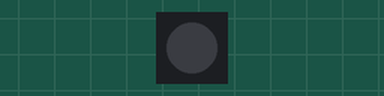
Bench run of a sketch on a simulated Arduino Uno, built with avr-gcc and run on an emulated ATmega328P. On the bench: 1 RGB LEDs in strip order, left to right. Dim RGB values are drawn brighter than linear; what the sketch prints to the serial monitor is not drawn.

Above: at 0.5 s.
At 2.5 s:
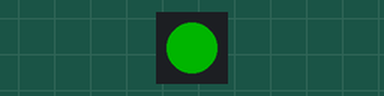
At 5.0 s:
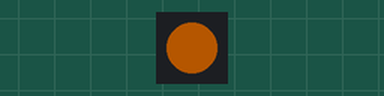
At 7.5 s:
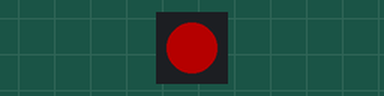
Timing chart, 0 to 11.7 s (numbered marks = the images above):
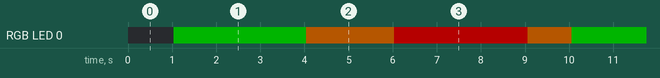

Measured:
- by itself, RGB LED 0: repeats every 9.0 s: RGB(63, 30, 0) 2.0 s, RGB(63, 0, 0) 3.0 s, RGB(63, 30, 0) 1.0 s, RGB(0, 63, 0) 3.0 s
- by itself, everything shown: repeats every 9.0 s, in 4 steps

The sketch:

traffic_light_FSM.ino
```cpp
/* traffic light with FSM */
/* Budi Rahardjo @rahard 2017 */

#include <Adafruit_NeoPixel.h>
#define PIN 15
#define NUMPIXELS 1

Adafruit_NeoPixel pixels = Adafruit_NeoPixel(NUMPIXELS, PIN, NEO_GRB + NEO_KHZ800);
int state=0; // 0=red, 1=yellow1, 2=green; 3=yellow2
int delay0=3000;
int delay1=1000;
int delay2=3000;
int delay3=2000;
unsigned long lastTime=0;
unsigned long elapsed=0;

void setup() {
  pixels.begin();
  state=1; // start with red
  lastTime = millis(); //
  Serial.begin(9600);
}

void loop() {
  elapsed = millis() - lastTime;
  // if red -> yellow1
  if ((state==0) && (elapsed > delay0)) {
    state=1;
    lastTime = millis();
    elapsed=0;
    pixels.setPixelColor(0, 63, 30, 0);
    pixels.show();
    Serial.println("yellow1");
  }
  // yellow1 -> green
  if ((state==1) && (elapsed > delay1)) {
    state=2;
    lastTime = millis();
    elapsed=0;
    pixels.setPixelColor(0, 0, 63, 0);
    pixels.show();
    Serial.println("green");
  }
  // green -> yellow2
  if ((state==2) && (elapsed > delay2)) {
    state=3;
    lastTime = millis();
    elapsed=0;
    pixels.setPixelColor(0, 63, 30, 0);
    pixels.show();
    Serial.println("yellow2");
  }
  // yellow2 -> red
  if ((state==3) && (elapsed > delay3)) {
    state=0;
    lastTime = millis();
    elapsed=0;
    pixels.setPixelColor(0, 63, 0, 0);
    pixels.show();
    Serial.println("red");
  }
  Serial.println("unknown state");
}
```
